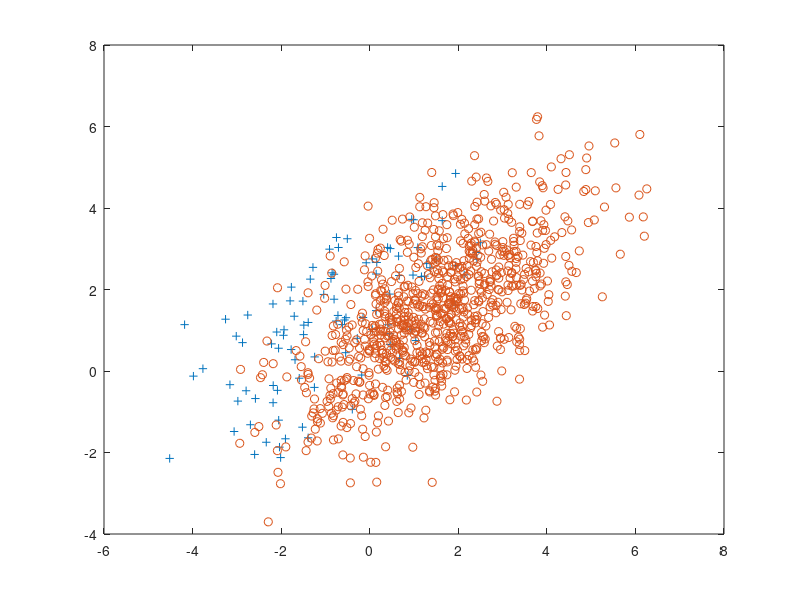

This figure's MATLAB source: (Note: this script raises an error after producing the figure.)
clear all;
close all;

mu1 = [-1 1];
Sigma1 = [2.5 1.6; 1.6 2.5];
mu2 = [1.5 1.5];

% % test set  
N = 1000;
N1 = 1/10 * N;
N2 = 9/10 * N;
test1 = mvnrnd(mu1, Sigma1, N1);
test2 = mvnrnd(mu2, Sigma1, N2);
one_labels = ones(N1,1);
two_labels = zeros(N2,1);

test1l = [test1 one_labels];
test2l = [test2 two_labels];


test = [test1l; test2l];
disp(test);

figure(3);
plot(test1(:,1), test1(:,2),'+');
hold;
plot(test2(:,1), test2(:,2),'o');

g1 = discriminantFunction(test(:,1:2), mu1, Sigma1, N1/N);
g2 = discriminantFunction(test(:,1:2), mu2, Sigma1, N2/N);
g = g1-g2;

figure;
plot(g);

t_count = 0;
for i = 1:N
    if((g(i)>0) &&(test(i,3) == 1))
        t_count = t_count + 1;
    end
    if((g(i)<0) &&(test(i,3) == 0))
        t_count = t_count + 1;
    end
end
disp('True classifications:');
disp(t_count/N);

x_axis = get(gca,'xLim'); y_axis = get(gca,'yLim');
x_vect = linspace(x_axis(1),x_axis(2),60);
y_vect = linspace(y_axis(1),y_axis(2),60);
[X Y] = meshgrid(x_vect, y_vect);
imagesc(X(:),Y(:),(g2-g1)');
plot(test1(:,1),test1(:,2),'+');
plot(test2(:,1),test2(:,2),'o');
[C,h]=contour(X,Y,(g2-g1)',[0 0]);
set(h,'ShowText','on','EdgeColor',[1 1 1]);
